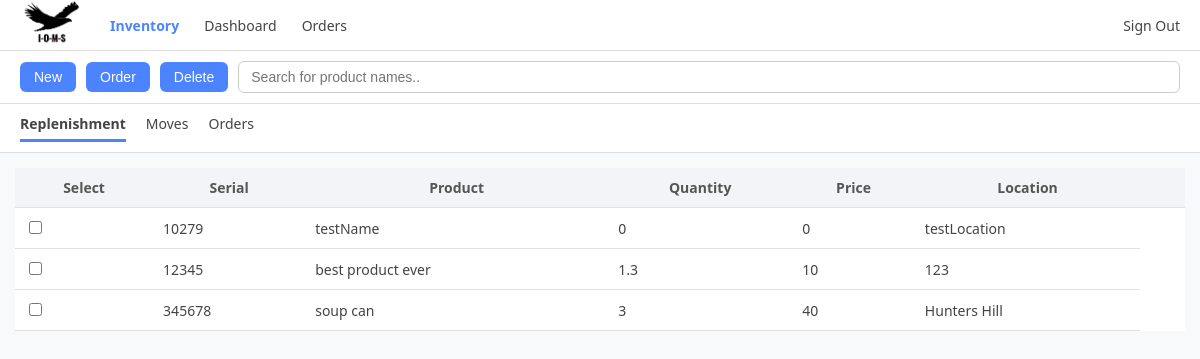
Before: /userHome with the older database file.
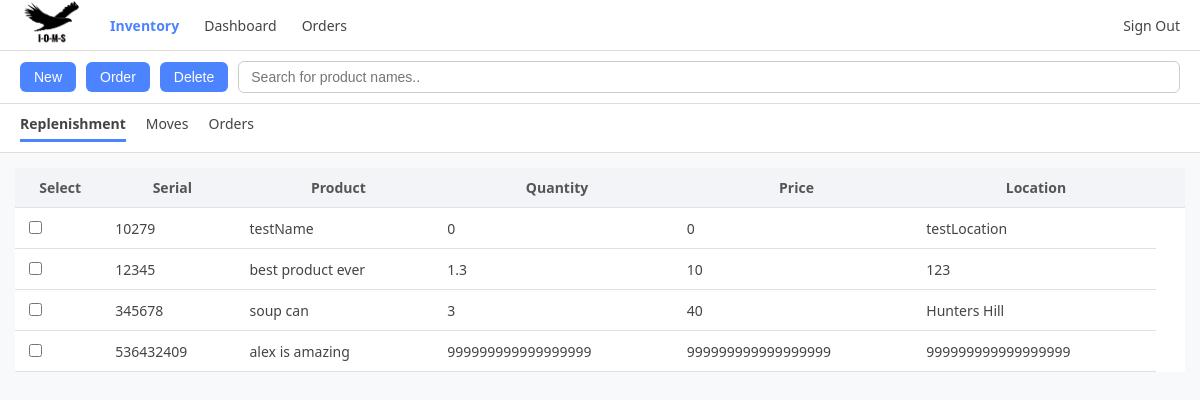
After: the same page with the newer database file.
### tables this page shows
CREATE TABLE INVENTORY ( UNIQUE_SERIAL_NUMBER INTEGER PRIMARY KEY AUTOINCREMENT,
                                                                Serial_Number INT,
                                                                Store varchar(50),
                                                                Product_Name varchar(100),
                                                                Quantity INT,
                                                                Price DECIMAL(10,2), 
                                                                Average_Stock INT);

### app.py (the view)
@app.route("/userHome", methods=["GET", "POST"])
def inventory_table():
    item = get_inventory_table()
    return render_template("userHome.html", item=item)

### app.py (called while the page is built)
def get_inventory_table():
    conn = sqlite3.connect("LoginData.db")
    cursor = conn.cursor()
    cursor.execute("SELECT * FROM INVENTORY;")
    row = cursor.fetchall()
    conn.close()
    return row

### templates/userHome.html (shortened to what this page needs)
<!DOCTYPE html>
<html lang="en">
<head>
</head>
<body>
<div class="top-menu">
    <img src="/static/Logo-Small.png" class="logo">
    <div class="active">Inventory</div>
    <div>Dashboard</div>
    <div>Orders</div>
    <div class="info-right">
      <a href="/">Sign Out</a>
    </div>
</div>
<div class="action-bar">
  <form action="{{url_for('addInventory')}}" method="get">
  <button id="addNewInventory" class="btn""> New</button>
  </form>
    <button class="btn">Order</button>
    <button class="btn">Delete</button>
    <input type="text" id="searchInput" class="search-input" onkeyup="searchbar()" placeholder="Search for product names.." title="Type in a name">
</div>
<div class="subtabs">
    <div class="active">Replenishment</div>
    <div>Moves</div>
    <div>Orders</div>
</div>
<div class="page">
    <div class="main">
        <table id="inventoryTable">
          <thead>
              <tr>
                  <th>Select</th>
                  <th>Serial</th>
                  <th>Product</th>
                  <th>Quantity</th>
                  <th>Price</th>
                  <th>Location</th>
                  <th></th>
              </tr>
          </thead>
          <tbody>
              {% for row in item %}
              <tr>
                  <td><input type="checkbox"></td>
                  <td>{{ row[1] }}</td>
                  <td>{{ row[3] }}</td>
                  <td>{{ row[5] }}</td>
                  <td>{{ row[4] }}</td>
                  <td>{{ row[2] }}</td>
              </tr>
              {% endfor %}
          </tbody>
      </table>
    </div>
</div>
</body>
</html>

Changed rows visible on the page:
added INVENTORY: Serial_Number "536432409", Product_Name "alex is amazing", Price "999999999999999999", Quantity "999999999999999999", Store "999999999999999999"
